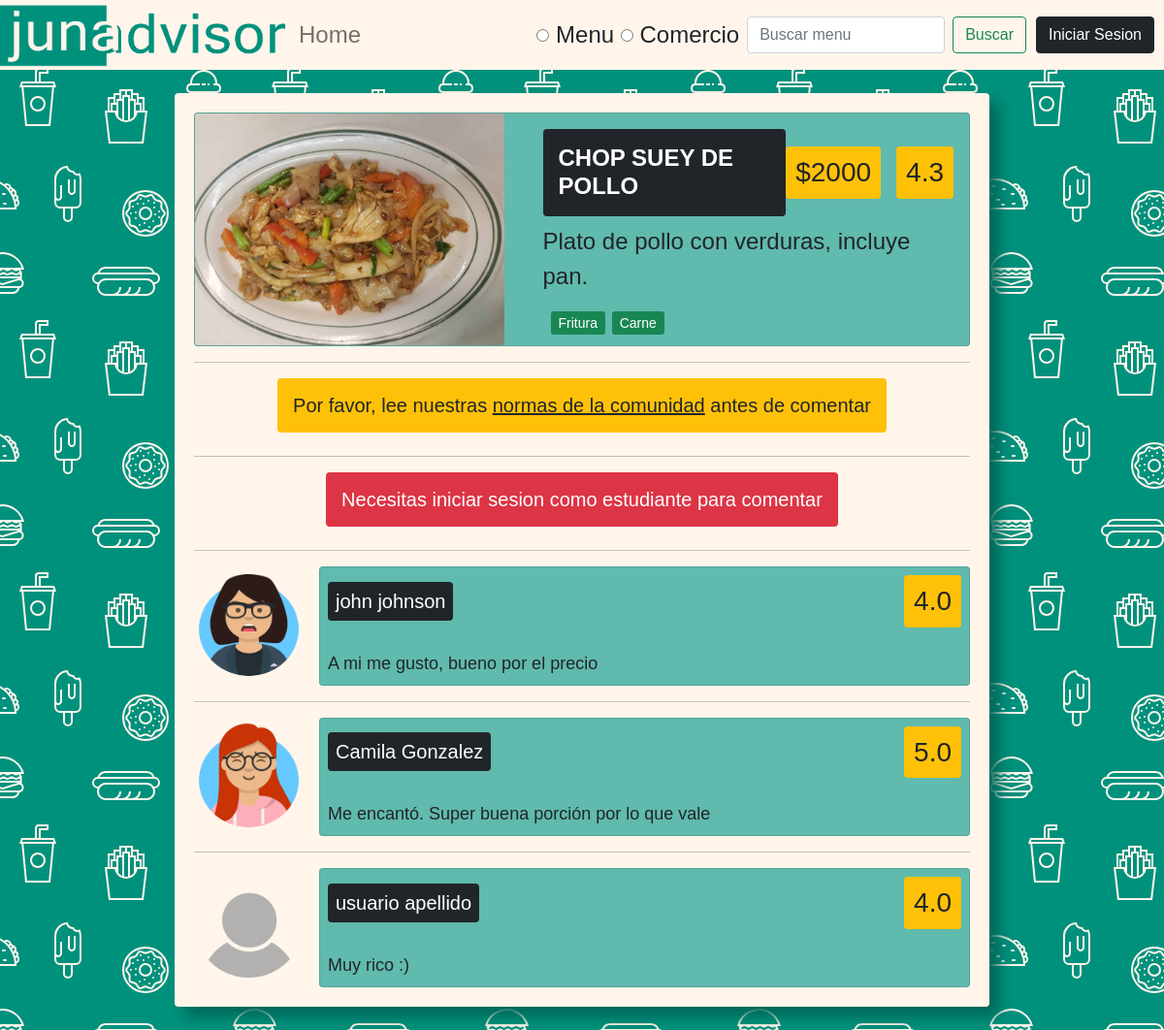
/menu/3, run on the app's committed database.
### app/models.py (models this page shows, shortened)
class Menu(models.Model):
    comercio = models.ForeignKey(Comercio, null=True, on_delete=models.SET_NULL)
    titulo = models.CharField(max_length=100, null=True)
    precio = models.PositiveIntegerField()
    descripcion = models.CharField(max_length=500, null=True)
    calificacion_media = models.FloatField(default=0)
    menu_pic  = models.ImageField(null=True, blank=True)
    is_active = models.BooleanField(default=True)
    categoria = models.ManyToManyField(Categoria)

class Categoria(models.Model):
    nombre = models.CharField(max_length=100, null=True)
    def __str__(self):
        return self.nombre

class Comentario(models.Model):
    menu = models.ForeignKey(Menu, null=True,on_delete=models.SET_NULL)
    estudiante = models.ForeignKey(Estudiante, null=True,on_delete=models.SET_NULL)
    contenido = models.CharField(max_length=500, null=True)
    calificacion = models.FloatField(default=0, validators=[MaxValueValidator(5), MinValueValidator(0)])
    is_active = models.BooleanField(default=True)

class Estudiante(models.Model):
    user = models.OneToOneField(User, null=True, on_delete=models.CASCADE)
    username = models.CharField(max_length=200, null=True)
    first_name = models.CharField(max_length=200, null=True)
    last_name = models.CharField(max_length=200, null=True)
    email = models.EmailField(max_length = 254)
    profile_pic  = models.ImageField(default="default-profile-pic.png",null=True, blank=True)
    date_created = models.DateTimeField(auto_now_add=True, null=True)

### app/views.py (the view, shortened to what this page needs)
# urls.py: path('menu/<str:pk>', views.vistaMenu, name="menu"),
def vistaMenu(request, pk): # Dentro de esta funcion esta implicitamente la Clase ControladorIngresarComentario
    form = ComentarioForm()
    menu = Menu.objects.get(id=pk)
    comentarios = menu.comentario_set.filter(is_active = True)
    comento = False
    if comentarios:
        calificacion_media = comentarios.aggregate(Avg('calificacion'))
        menu.calificacion_media = round(calificacion_media.get('calificacion__avg'), 1)
        menu.save()
    if request.user.is_authenticated and not request.user.is_staff:
        estudiante = Estudiante.objects.get(user=request.user)
        comento = comentarios.filter(estudiante__id = estudiante.id)
    context = { 'menu': menu, 'comentarios': comentarios, 'form': form, 'comento': comento}
    return render(request, "app/menu.html", context)

### app/forms.py
class ComentarioForm(forms.Form):
    CHOICES=[(1, '1: Muy malo'),(2, '2: Malo'), (3, '3: Decente'), (4, '4: Bueno'), (5, '5: Excelente')]
    contenido = forms.CharField(widget=forms.Textarea)
    calificacion = forms.ChoiceField(choices=CHOICES, widget=forms.RadioSelect)
    def __init__(self, *args, **kwargs):
        super(ComentarioForm, self).__init__(*args, **kwargs)
        self.fields['contenido'].widget.attrs['rows'] = 3

### app/templates/app/menu.html (shortened to what this page needs)
{% extends 'app/main.html' %}
{% load static %}
{% block content %}
    {% include 'app/menu_card_l.html' %}
    <hr>
    <div class="d-flex justify-content-evenly">
        <h5 class="bg-warning text-dark">Por favor, lee nuestras <a class="link-dark" target="_blank" href="https://raw.githubusercontent.com/lcc-usach-is/junadvisor/main/community-norms.txt">normas de la comunidad</a> antes de comentar</h5>
    </div>
    <hr>
    {% if comento %}
        <div class="d-flex justify-content-evenly">
            <h5 class="bg-danger">Ya comentaste este menu</h3>
        </div>
    {% else %}
        {% if not request.user.is_authenticated %}
            <div class="d-flex justify-content-evenly">
                <h5 class="bg-danger">Necesitas iniciar sesion como estudiante para comentar</h5>
            </div>
        {% elif request.user.is_authenticated and not request.user.is_staff%}
            <div class="row">
            <hr>
        {% include 'app/comentario_form.html' %}
            </div>
        {% endif %}
    {% endif %}
    {% for comentario in comentarios %}
    <hr>
    <div class="d-flex flex-start flex-wrap">
        {% if comentario.estudiante.profile_pic %}
        <img src="{{comentario.estudiante.profile_pic.url}}" class="profile-pic">
        {% else %}
        <img src="{% static 'images/default-profile-pic.png' %}" class="profile-pic">
        {% endif %}
        <div class="card flex-fill">
            <div class="d-flex align-items-center flex-row p-2">
                <h5 class="card-title p-2">{{comentario.estudiante.first_name}} {{comentario.estudiante.last_name}}</h5>
                <h3 class="ms-auto bg-warning">{{comentario.calificacion}}</h3>
            </div>
            <p class="comentario p-2">{{comentario.contenido}}</p>
        </div>
    </div>
    {% endfor %}
{% endblock %}

### app/templates/app/menu_card_l.html
{% load static %}
<div class="card mb-3">
    <div class="row no-gutters">
      <div class="col-md-5">
        {% if menu.menu_pic %}
        <img src="{{ menu.menu_pic.url }}" class="card-img" alt="...">
        {% else %}
        <p>No hay imagen</p>
        {% endif %}
      </div>
      <div class="d-flex col">
        <div class="card-body">
            <div class="d-flex flex-row align-items-center">
                <h5 class="card-title menu-title">{{menu.titulo}}</h5>
                <h3 class="ms-auto bg-warning">${{menu.precio}}</h3>
                <h3 class="ms-3 bg-warning">{{menu.calificacion_media}}</h3>
            </div>
            <p class="card-text" style="margin-bottom: 1em;">{{menu.descripcion}}</p>
            <p class="bottom">
            {% for categoria in menu.categoria.all %}
            <small class="btn-sm btn-success">{{categoria}}</small>
            {% endfor %}
            </p>
        </div>
      </div>
    </div>
  </div>

### static/css/style.css (style rules this page uses)
:root { --primary-color: #00917c; --pr-light-1: #209F8C; --pr-light-2: #60BAAD; --pr-light-3: #9FD6CE; --secondary-color: #fff5eb; --sec-dark-1: #FFEEDD; --third-color: #17a2b8; }
body { font-family:'Gill Sans', 'Gill Sans MT', Calibri, 'Trebuchet MS', sans-serif; background-color: var(--primary-color); }
p { color: #212529; font-size: 1.5rem; margin-bottom: 0; }
img { max-width: 100%; max-height: 100%; }
.card { color: var(--secondary-color); background-color: var(--pr-light-2); }
h5 { color: white; background-color: #212529; padding: 1rem; border-radius: .25rem; }
h3 { padding: 10px; color: #212529; border-radius: .25rem; max-height: fit-content; }
.menu-title { font-weight: bold; font-size: 1.5rem; text-transform: uppercase; }
.comentario { color:#212529; font-size: large; }
.profile-pic { width: 113px; height: 113px; border-radius: 50%; margin-right: 1em; }
.bottom { position: absolute; bottom: 0px; padding: .5rem; }

### data on the page
Menu: menu_pic (picture), titulo "CHOP SUEY DE POLLO", precio "2000", calificacion_media "4.3", descripcion "Plato de pollo con verduras, incluye pan."
Categoria: nombre "Fritura"
Categoria: nombre "Carne"
Comentario: estudiante.profile_pic (picture), estudiante.first_name "john", estudiante.last_name "johnson", calificacion "4.0", contenido "A mi me gusto, bueno por el precio"
Comentario: estudiante.profile_pic (picture), estudiante.first_name "Camila", estudiante.last_name "Gonzalez", calificacion "5.0", contenido "Me encantó. Super buena porción por lo que vale"
Comentario: estudiante.profile_pic (placeholder picture), estudiante.first_name "usuario", estudiante.last_name "apellido", calificacion "4.0", contenido "Muy rico :)"
